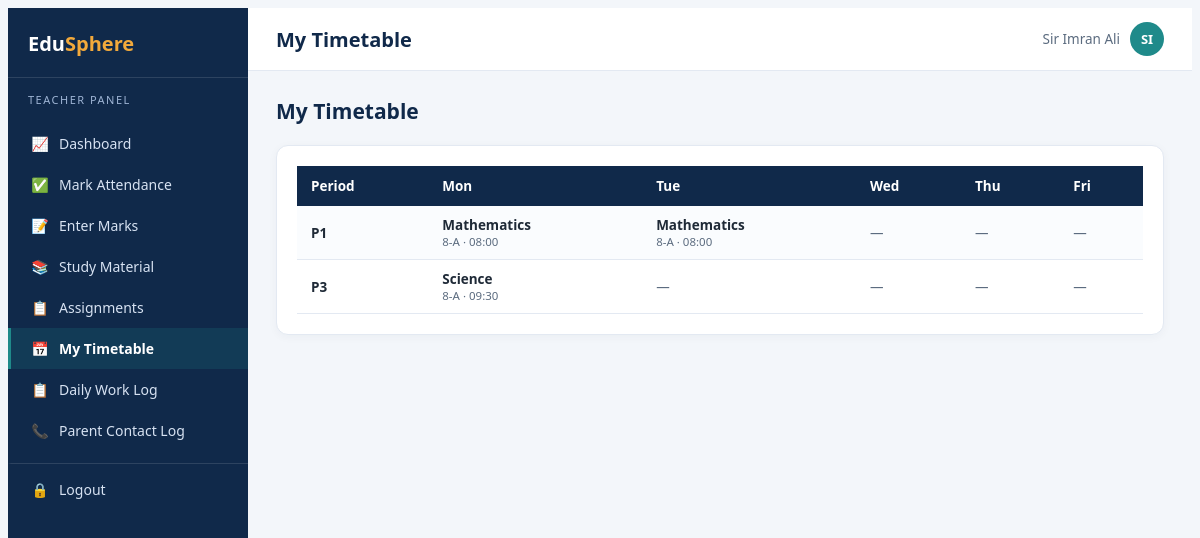
/teacher/timetable.php (signed in), run on the app's committed database.
### tables this page shows
CREATE TABLE timetable (
    id INT PRIMARY KEY AUTO_INCREMENT,
    class_id INT NOT NULL,
    subject_id INT NOT NULL,
    teacher_id INT DEFAULT NULL,
    day_of_week ENUM('Mon','Tue','Wed','Thu','Fri','Sat') NOT NULL,
    period_no INT NOT NULL,
    start_time TIME NOT NULL,
    end_time TIME NOT NULL,
    FOREIGN KEY (class_id) REFERENCES classes(id) ON DELETE CASCADE,
    FOREIGN KEY (subject_id) REFERENCES subjects(id) ON DELETE CASCADE,
    FOREIGN KEY (teacher_id) REFERENCES users(id) ON DELETE SET NULL
);

CREATE TABLE subjects (
    id INT PRIMARY KEY AUTO_INCREMENT,
    name VARCHAR(60) NOT NULL,
    code VARCHAR(20)
);

CREATE TABLE classes (
    id INT PRIMARY KEY AUTO_INCREMENT,
    name VARCHAR(30) NOT NULL,
    section VARCHAR(10) NOT NULL,
    UNIQUE KEY uq_class (name, section)
);

### config/functions.php (called while the page is built, shortened)
<?php
function e($str) {
    return htmlspecialchars($str ?? '', ENT_QUOTES, 'UTF-8');
}

### teacher/timetable.php (the view, shortened to what this page needs)
<?php
require_once '../config/db.php';
require_once '../config/functions.php';
$uid = $_SESSION['user_id'];
$days = ['Mon','Tue','Wed','Thu','Fri'];
$grid = [];
$entries = $conn->query("SELECT t.*, c.name cname, c.section, s.name sname FROM timetable t
    JOIN classes c ON t.class_id=c.id JOIN subjects s ON t.subject_id=s.id WHERE t.teacher_id=$uid ORDER BY t.period_no");
while ($r = $entries->fetch_assoc()) { $grid[$r['day_of_week']][$r['period_no']] = $r; }
include '../includes/header.php';
?>
<div class="page-head"><h2>My Timetable</h2></div>
<div class="card">
    <div class="table-wrap">
    <table class="tbl">
        <tr><th>Period</th><?php foreach ($days as $d): ?><th><?= $d ?></th><?php endforeach; ?></tr>
        <?php for ($p = 1; $p <= 8; $p++):
            $rowHasData = false; foreach ($days as $d) if (isset($grid[$d][$p])) $rowHasData = true;
            if (!$rowHasData) continue; ?>
            <tr>
                <td><b>P<?= $p ?></b></td>
                <?php foreach ($days as $d): $cell = $grid[$d][$p] ?? null; ?>
                    <td><?php if ($cell): ?><b><?= e($cell['sname']) ?></b><div class="muted" style="font-size:11.5px;"><?= e($cell['cname'].'-'.$cell['section']) ?> &middot; <?= substr($cell['start_time'],0,5) ?></div>
                    <?php else: ?><span class="muted">&mdash;</span><?php endif; ?></td>
                <?php endforeach; ?>
            </tr>
        <?php endfor; ?>
    </table>
    </div>
</div>
<?php include '../includes/footer.php'; ?>

### assets/css/style.css (style rules this page uses)
:root { --navy: #10294A; --navy-light: #1B3A63; --teal: #1F8A8A; --amber: #F2A93B; --coral: #E4572E; --blue: #2F5D8C; --bg: #F3F6FA; --text: #1F2A37; --muted: #5B6B7F; --border: #E3E9F2; }
* { box-sizing: border-box; }
body { background: var(--bg); color: var(--text); font-family: 'Segoe UI', Calibri, Arial, sans-serif; font-size: 15px; }
.card { background: #fff; border-radius: 12px; border: 1px solid var(--border); box-shadow: 0 2px 10px rgba(16,41,74,0.04); padding: 20px; }
.table-wrap { overflow-x: auto; }
table.tbl { width: 100%; border-collapse: collapse; font-size: 13.5px; }
table.tbl th { background: var(--navy); color: #fff; text-align: left; padding: 11px 14px; font-weight: 600; white-space: nowrap; }
table.tbl td { padding: 10px 14px; border-bottom: 1px solid var(--border); vertical-align: middle; }
table.tbl tr:nth-child(even) td { background: #FAFCFE; }
.page-head { display: flex; justify-content: space-between; align-items: center; margin-bottom: 20px; flex-wrap: wrap; gap: 10px; }
.page-head h2 { font-size: 21px; font-weight: 700; color: var(--navy); margin: 0; }
.muted { color: var(--muted); }

### data on the page
timetable: subject.name "Mathematics", class.section "8-A", start_time "08:00"
timetable: subject.name "Mathematics", class.section "8-A", start_time "08:00"
timetable: subject.name "Science", class.section "8-A", start_time "09:30"

### other printed values
$roleLabels[$role] "TEACHER"
$item[2] "📈"
$item[1] "Dashboard"
$item[2] "✅"
$item[1] "Mark Attendance"
$item[2] "📝"
$item[1] "Enter Marks"
$item[2] "📚"
$item[1] "Study Material"
$item[2] "📋"
$item[1] "Assignments"
$item[2] "📅"
$item[1] "My Timetable"
$item[1] "Daily Work Log"
$item[2] "📞"
